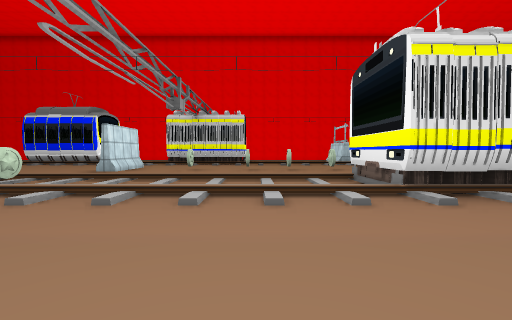
[1] (above)

15 first-person views from a walk through a 3-D level made in the Unity game engine. The camera is 1.4 m above the floor, tilts 2° down and sees 90° across. The floor is counted in squares, 2.17 m on a side. Each view is taken from the middle of a square. On the plan, view 1 faces up. The plan holds only what a view shows up to about 9 squares ahead; the rest is blank. The place goes on beyond the plan. The player is left out. Some surface patterns are stand-ins.

[2]
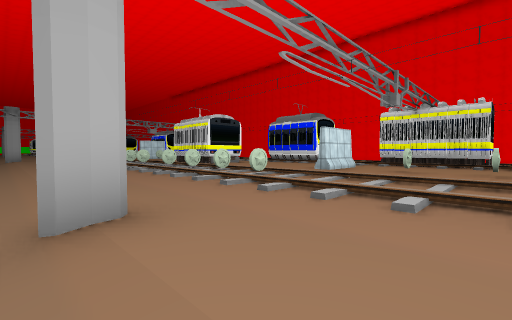

[3]
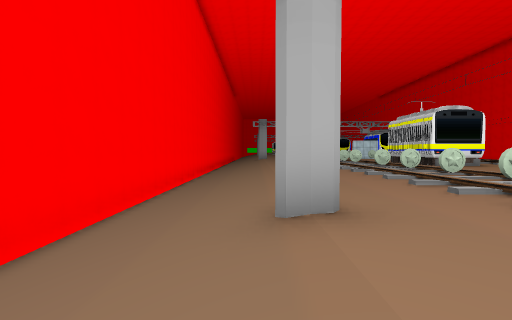

[4]
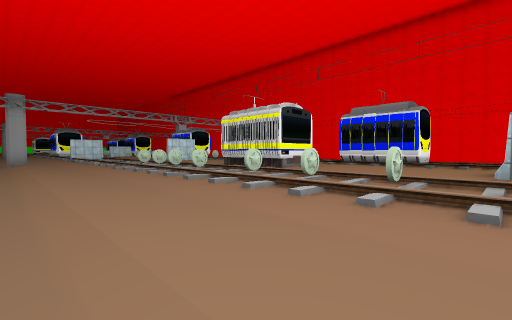

[5]
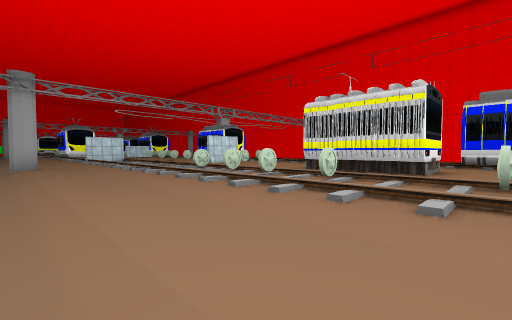

[6]
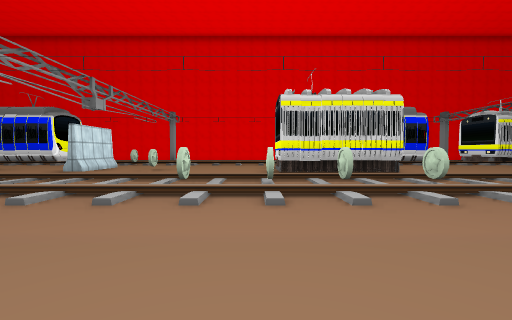

[7]
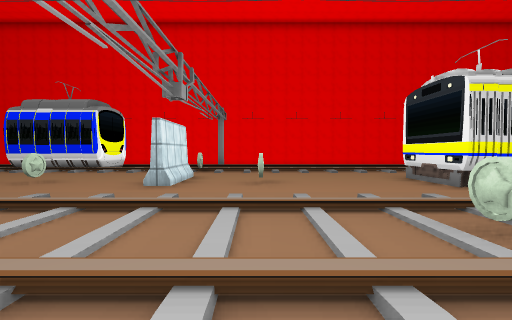

[8]
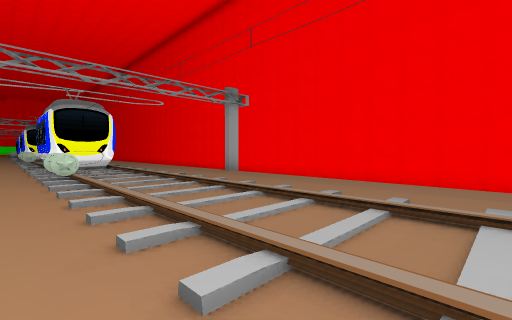

[9]
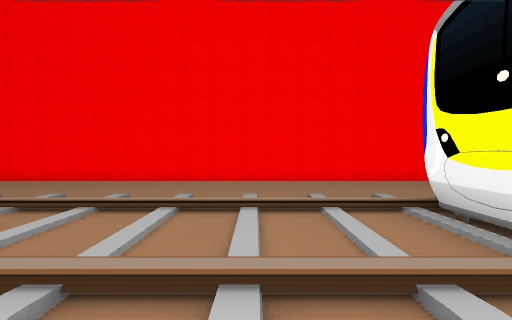

[10]
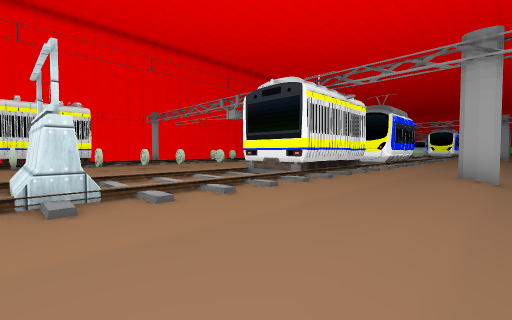

[11]
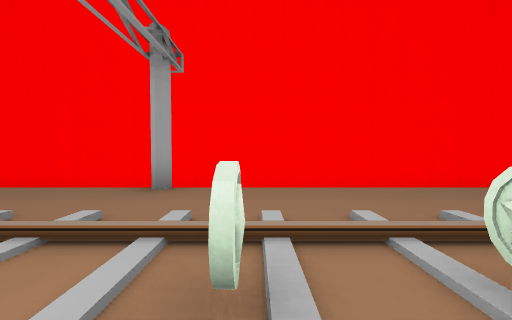

[12]
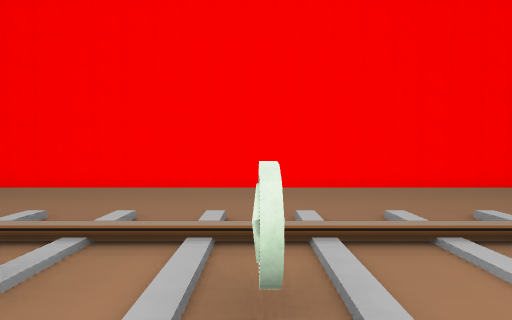

[13]
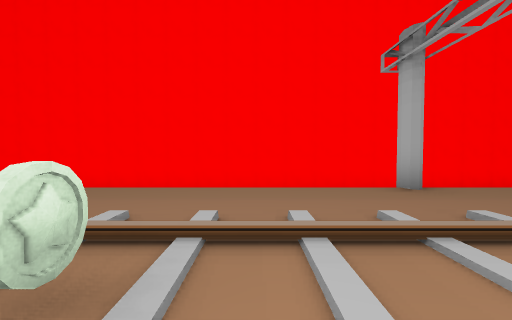

[14]
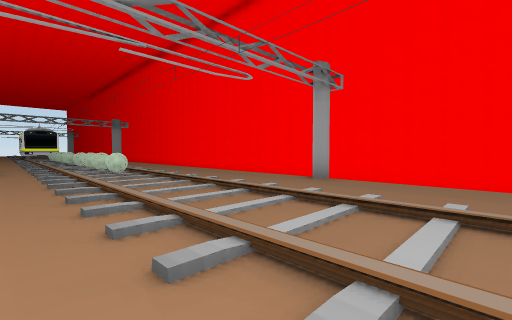

[15]
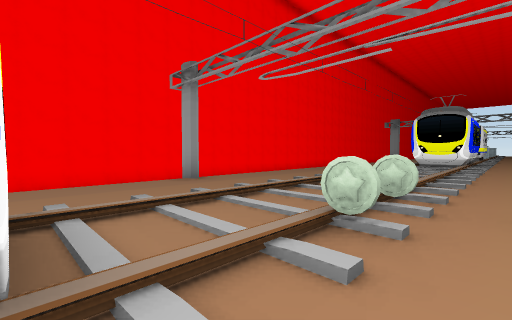

### Floor plan
Key: @ floor where view 1 was taken; # wall or solid block; . main floor; - floor 0.25 m lower than the main floor; _ floor 0.75 m lower than the main floor; < floor 1.25 m lower than the main floor; / step, stairs or slope; B barrier; O other object.
Columns run from 21 left of view 1 to 4 right of it. Each row starts with its distance up from view 1.
 18 #################
 17
 16
 15    #         ------#------
 14 ..........................
 13 .............. ...........
 12 O...........O   ..OOO.../B
 11 O...........# O ..OOO.../B
 10 #.OO........###...OOO.../B
  9 .........................
  8 ...B.....OOO.....B........
  7 O..B.O...OOO.....B.O.OOO O
  6 ........................ .
  5 .......................OOO
  4 .......OOO.O.OO.OO.....OOO
  3 .......................OO
  2 ........................
  1 .......................
  0 ---#---------------#-@
 -1             _________
 -2             <<<<<<<<
 -3 ##########################

Positions as (right, up) in squares from view 1, and headings:
1: (0, 0), facing up
2: (0, 0), facing up-left
3: (0, 0), facing left
4: (-4, 0), facing up-left
5: (-8, 0), facing up-left
6: (-13, 0), facing up
7: (-16, 2), facing up
8: (-11, 9), facing up-left
9: (-11, 9), facing up
10: (4, 15), facing down-left
11: (-4, 5), facing down
12: (-8, 5), facing down
13: (-15, 5), facing down
14: (-21, 6), facing down-right
15: (-21, 9), facing up-right
